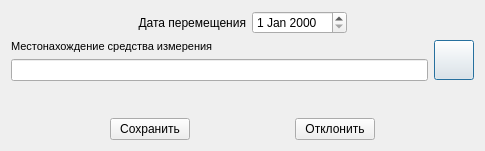
<?xml version="1.0" encoding="UTF-8"?>
<ui version="4.0">
 <class>Dialog</class>
 <widget class="QDialog" name="Dialog">
  <property name="geometry">
   <rect>
    <x>0</x>
    <y>0</y>
    <width>485</width>
    <height>151</height>
   </rect>
  </property>
  <property name="windowTitle">
   <string>Dialog</string>
  </property>
  <layout class="QVBoxLayout" name="verticalLayout">
   <item>
    <layout class="QGridLayout" name="gridLayout">
     <item row="0" column="1">
      <widget class="QLabel" name="label">
       <property name="text">
        <string>Дата перемещения</string>
       </property>
       <property name="alignment">
        <set>Qt::AlignRight|Qt::AlignTrailing|Qt::AlignVCenter</set>
       </property>
      </widget>
     </item>
     <item row="0" column="2">
      <widget class="QDateEdit" name="dateEdit"/>
     </item>
     <item row="0" column="3">
      <spacer name="horizontalSpacer">
       <property name="orientation">
        <enum>Qt::Horizontal</enum>
       </property>
       <property name="sizeHint" stdset="0">
        <size>
         <width>40</width>
         <height>20</height>
        </size>
       </property>
      </spacer>
     </item>
     <item row="0" column="0">
      <spacer name="horizontalSpacer_2">
       <property name="orientation">
        <enum>Qt::Horizontal</enum>
       </property>
       <property name="sizeHint" stdset="0">
        <size>
         <width>40</width>
         <height>20</height>
        </size>
       </property>
      </spacer>
     </item>
    </layout>
   </item>
   <item>
    <layout class="QHBoxLayout" name="horizontalLayout">
     <item>
      <layout class="QGridLayout" name="gridLayout_2">
       <item row="1" column="0">
        <widget class="QLineEdit" name="lineEdit"/>
       </item>
       <item row="0" column="0">
        <widget class="QLabel" name="label_4">
         <property name="maximumSize">
          <size>
           <width>16777215</width>
           <height>16777215</height>
          </size>
         </property>
         <property name="text">
          <string>&lt;!DOCTYPE HTML PUBLIC &quot;-//W3C//DTD HTML 4.0//EN&quot; &quot;http://www.w3.org/TR/REC-html40/strict.dtd&quot;&gt;
&lt;html&gt;&lt;head&gt;&lt;meta name=&quot;qrichtext&quot; content=&quot;1&quot; /&gt;&lt;style type=&quot;text/css&quot;&gt;
p, li { white-space: pre-wrap; }
&lt;/style&gt;&lt;/head&gt;&lt;body style=&quot; font-family:'MS Shell Dlg 2'; font-size:8.25pt; font-weight:400; font-style:normal;&quot;&gt;
&lt;p style=&quot; margin-top:0px; margin-bottom:0px; margin-left:0px; margin-right:0px; -qt-block-indent:0; text-indent:0px;&quot;&gt;&lt;span style=&quot; font-size:8pt;&quot;&gt;Местонахождение средства измерения&lt;/span&gt;&lt;/p&gt;&lt;/body&gt;&lt;/html&gt;</string>
         </property>
         <property name="alignment">
          <set>Qt::AlignBottom|Qt::AlignLeading|Qt::AlignLeft</set>
         </property>
        </widget>
       </item>
      </layout>
     </item>
     <item>
      <widget class="QPushButton" name="pushButton_3">
       <property name="minimumSize">
        <size>
         <width>40</width>
         <height>40</height>
        </size>
       </property>
       <property name="maximumSize">
        <size>
         <width>40</width>
         <height>40</height>
        </size>
       </property>
       <property name="font">
        <font>
         <pointsize>12</pointsize>
        </font>
       </property>
       <property name="text">
        <string/>
       </property>
       <property name="icon">
        <iconset>
         <normaloff>ico/book_green.png</normaloff>
         <selectedon>:/ico/ico/book_green.png</selectedon>ico/book_green.png</iconset>
       </property>
       <property name="iconSize">
        <size>
         <width>32</width>
         <height>32</height>
        </size>
       </property>
      </widget>
     </item>
    </layout>
   </item>
   <item>
    <spacer name="verticalSpacer">
     <property name="orientation">
      <enum>Qt::Vertical</enum>
     </property>
     <property name="sizeHint" stdset="0">
      <size>
       <width>20</width>
       <height>40</height>
      </size>
     </property>
    </spacer>
   </item>
   <item>
    <layout class="QHBoxLayout" name="horizontalLayout_3">
     <item>
      <widget class="QPushButton" name="pushButton">
       <property name="sizePolicy">
        <sizepolicy hsizetype="Fixed" vsizetype="Fixed">
         <horstretch>0</horstretch>
         <verstretch>0</verstretch>
        </sizepolicy>
       </property>
       <property name="text">
        <string>Сохранить</string>
       </property>
      </widget>
     </item>
     <item>
      <widget class="QPushButton" name="pushButton_2">
       <property name="sizePolicy">
        <sizepolicy hsizetype="Fixed" vsizetype="Fixed">
         <horstretch>0</horstretch>
         <verstretch>0</verstretch>
        </sizepolicy>
       </property>
       <property name="text">
        <string>Отклонить</string>
       </property>
      </widget>
     </item>
    </layout>
   </item>
  </layout>
 </widget>
 <resources/>
 <connections>
  <connection>
   <sender>pushButton_2</sender>
   <signal>clicked()</signal>
   <receiver>Dialog</receiver>
   <slot>close()</slot>
   <hints>
    <hint type="sourcelabel">
     <x>184</x>
     <y>117</y>
    </hint>
    <hint type="destinationlabel">
     <x>130</x>
     <y>69</y>
    </hint>
   </hints>
  </connection>
 </connections>
</ui>
